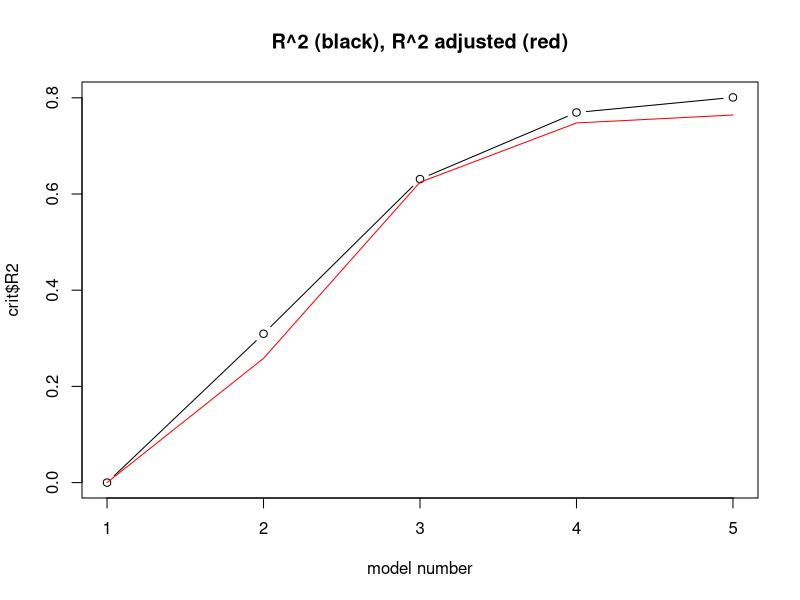
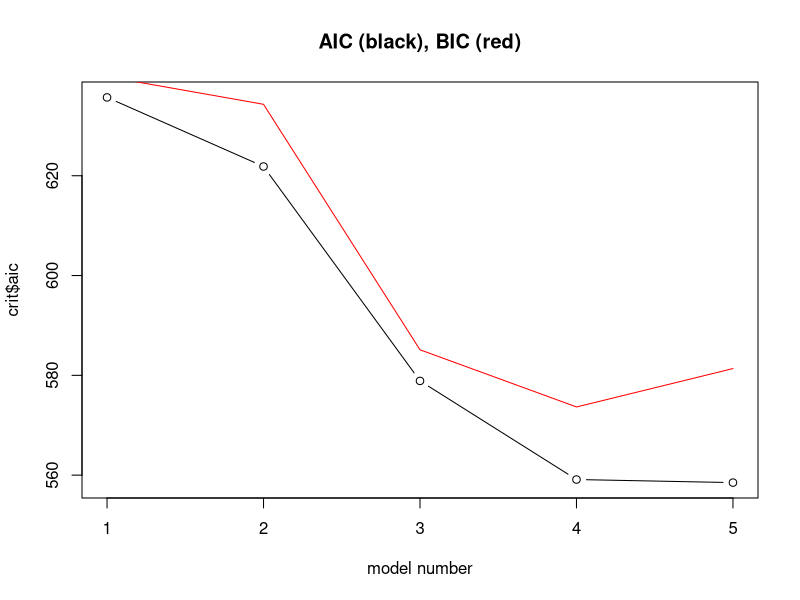

Write the R code that produced these figures, in order.
# AUCTION DATA

## Read data from file with headers in the first row:
w<-read.table('auction.dat',header=T)

w
## Type as a factor, not a number:
w$type<-factor(w$type,labels=c("bowl","cass","dish","tray","plate"))


## make a data-frame to collect all criteria :
crit<-data.frame(nbr=c(1,2,3,4,5),R2=c(0,0,0,0,0),R2adj=c(0,0,0,0,0),
                 aic=c(0,0,0,0,0),bic=c(0,0,0,0,0))

## 1: intercept only:
mod1<-lm(price ~ 1,data=w)
sum1<-summary(mod1)
crit$R2[1]<-sum1$r.squared  # computes the R^2
crit$R2adj[1]<-sum1$adj.r.squared # computes the adjusted R^2
crit$aic[1]<-AIC(mod1)  # computes the AIC
crit$bic[1]<-AIC(mod1,k=log(nrow(w)))  # computes the BIC

## 2: intercept + type:
mod2<-lm(price ~ type,data=w)
sum2<-summary(mod2)
crit$R2[2]<-sum2$r.squared
crit$R2adj[2]<-sum2$adj.r.squared
crit$aic[2]<-AIC(mod2)
crit$bic[2]<-AIC(mod2,k=log(nrow(w)))

## 3: intercept + diameter:
mod3<-lm(price ~ diam,data=w)
sum3<-summary(mod3)
crit$R2[3]<-sum3$r.squared
crit$R2adj[3]<-sum3$adj.r.squared
crit$aic[3]<-AIC(mod3)
crit$bic[3]<-AIC(mod3,k=log(nrow(w)))

## 4: intercept + type + diameter:
mod4<-lm(price ~ type+diam,data=w)
sum4<-summary(mod4)
crit$R2[4]<-sum4$r.squared
crit$R2adj[4]<-sum4$adj.r.squared
crit$aic[4]<-AIC(mod4)
crit$bic[4]<-AIC(mod4,k=log(nrow(w)))

## 5: intercept + type + diam + type*diam:
mod5<-lm(price ~ type*diam,data=w)
sum5<-summary(mod5)
crit$R2[5]<-sum5$r.squared
crit$R2adj[5]<-sum5$adj.r.squared
crit$aic[5]<-AIC(mod5)
crit$bic[5]<-AIC(mod5,k=log(nrow(w)))

plot(crit$nbr,crit$R2,type="b",xlab="model number")
lines(crit$nbr,crit$R2adj,col="red")
title("R^2 (black), R^2 adjusted (red)")

plot(crit$nbr,crit$aic,type="b",xlab="model number")
lines(crit$nbr,crit$bic,col="red")
title("AIC (black), BIC (red)")

####################################
# Backward elimination

# we start with the "full model" mod5
# by default step uses AIC
step(mod5,direction="backward") # it just returns the largest model
# try with BIC
step(mod5,direction="backward",k=log(dim(w)[1])) # it returns model 4
